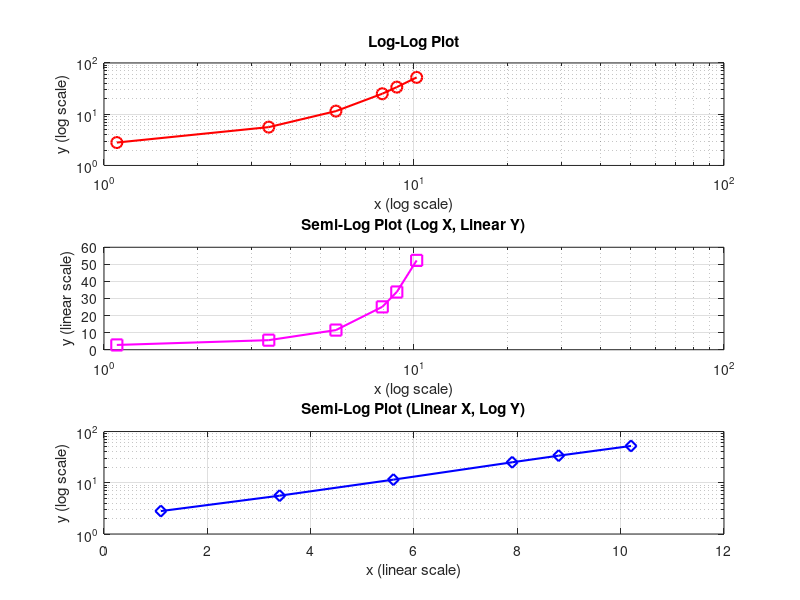

Here is the MATLAB script that generated this plot:
% q1.m
% MATLAB script to create a figure with three subplots

% Define data points
x = [1.1, 3.4, 5.6, 7.9, 8.8, 10.2];
y = [2.8, 5.6, 11.5, 25.1, 33.8, 52.3];

% Create a figure
figure;

% Subplot 1: Log-log plot with red circle markers and solid lines
subplot(3,1,1);
loglog(x, y, 'r-o', 'LineWidth', 1.5, 'MarkerSize', 8); 
grid on;
title('Log-Log Plot');
xlabel('x (log scale)');
ylabel('y (log scale)');

% Subplot 2: Semi-log plot (log scale on x-axis, linear scale on y-axis)
subplot(3,1,2);
semilogx(x, y, 'm-s', 'LineWidth', 1.5, 'MarkerSize', 8); 
grid on;
title('Semi-Log Plot (Log X, Linear Y)');
xlabel('x (log scale)');
ylabel('y (linear scale)');

% Subplot 3: Semi-log plot (linear scale on x-axis, log scale on y-axis)
subplot(3,1,3);
semilogy(x, y, 'b-d', 'LineWidth', 1.5, 'MarkerSize', 8); 
grid on;
title('Semi-Log Plot (Linear X, Log Y)');
xlabel('x (linear scale)');
ylabel('y (log scale)');
